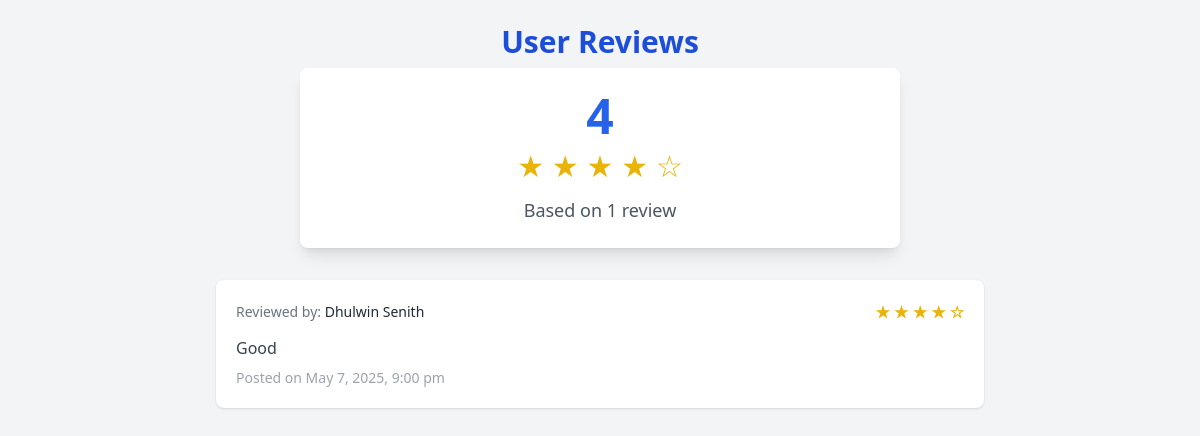
The app's page /user_reviews.php?user_id=3 with its own data.
### tables this page shows
CREATE TABLE `user_ratings` (
  `id` int(11) NOT NULL,
  `rated_user_id` int(11) NOT NULL,
  `rater_user_id` int(11) NOT NULL,
  `request_id` int(11) NOT NULL,
  `rating` tinyint(4) NOT NULL,
  `review` text DEFAULT NULL,
  `created_at` datetime NOT NULL DEFAULT current_timestamp()
);

CREATE TABLE `users` (
  `id` int(11) NOT NULL,
  `first_name` varchar(255) NOT NULL,
  `last_name` varchar(255) NOT NULL,
  `email` varchar(255) NOT NULL,
  `password` varchar(255) NOT NULL,
  `role` enum('user','admin') NOT NULL DEFAULT 'user',
  `profile_pic` varchar(255) DEFAULT 'uploads/prof1.png'
);

### src/user_reviews.php (the view, shortened to what this page needs)
<?php
include 'db.php';
$user_id = isset($_GET['user_id']) ? intval($_GET['user_id']) : 0;
$sql = "SELECT ur.rating, ur.review, ur.created_at,
               rater.first_name AS rater_first_name, rater.last_name AS rater_last_name
        FROM user_ratings ur
        JOIN users rater ON ur.rater_user_id = rater.id
        WHERE ur.rated_user_id = ?
        ORDER BY ur.created_at DESC";
$stmt = $conn->prepare($sql);
$stmt->bind_param("i", $user_id);
$stmt->execute();
$result = $stmt->get_result();
$avg_sql = "SELECT AVG(rating) as avg_rating, COUNT(*) as review_count
            FROM user_ratings
            WHERE rated_user_id = ?";
$avg_stmt = $conn->prepare($avg_sql);
$avg_stmt->bind_param("i", $user_id);
$avg_stmt->execute();
$avg_result = $avg_stmt->get_result()->fetch_assoc();
$average_rating = round($avg_result['avg_rating'] ?? 0, 1);
$review_count = $avg_result['review_count'] ?? 0;
?>
<!DOCTYPE html>
<html lang="en">
<head>
    <script src="https://cdn.tailwindcss.com"></script>
</head>
<body class="bg-gray-100 p-6">
    <div class="max-w-3xl mx-auto">
        <h1 class="text-3xl font-bold mb-2 text-blue-700 text-center">User Reviews</h1>
        <div class="rating-container bg-white p-6 rounded-lg shadow-lg mb-8">
            <div class="flex flex-col items-center justify-center">
                <div class="text-5xl font-bold text-blue-600 mb-2"><?= $average_rating ?></div>
                <div class="text-yellow-500 text-3xl mb-3">
                    <?php
                    $full_stars = floor($average_rating);
                    $has_half_star = ($average_rating - $full_stars) >= 0.5;
                    for ($i = 0; $i < $full_stars; $i++): ?>
                        ★
                    <?php endfor; ?>
                    <?php
                    $empty_stars = 5 - $full_stars - ($has_half_star ? 1 : 0);
                    for ($i = 0; $i < $empty_stars; $i++): ?>
                        ☆
                    <?php endfor; ?>
                </div>
                <div class="text-gray-600 text-lg">
                    Based on <?= $review_count ?> review<?= $review_count != 1 ? 's' : '' ?>
                </div>
            </div>
        </div>
        <?php if ($result && $result->num_rows > 0): ?>
            <?php while($row = $result->fetch_assoc()): ?>
                <div class="bg-white p-5 rounded-lg shadow mb-4">
                    <div class="flex items-center justify-between">
                        <div class="text-sm text-gray-500">
                            Reviewed by:
                            <span class="font-medium text-gray-800"><?= htmlspecialchars($row['rater_first_name'] . ' ' . $row['rater_last_name']) ?></span>
                        </div>
                        <div class="text-yellow-500 font-bold">
                            <?php for ($i = 0; $i < $row['rating']; $i++): ?>
                                ★
                            <?php endfor; ?>
                            <?php for ($i = $row['rating']; $i < 5; $i++): ?>
                                ☆
                            <?php endfor; ?>
                        </div>
                    </div>
                    <p class="mt-3 text-gray-700"><?= nl2br(htmlspecialchars($row['review'])) ?></p>
                    <p class="text-sm text-gray-400 mt-2">Posted on <?= date("F j, Y, g:i a", strtotime($row['created_at'])) ?></p>
                </div>
            <?php endwhile; ?>
        <?php else: ?>
            <div class="bg-yellow-100 text-yellow-700 p-4 rounded">
                No reviews found for this user.
            </div>
        <?php endif; ?>
    </div>
</body>
</html>

### src/user_reviews.php (style rules this page uses)
.rating-container { width: 100%; max-width: 600px; margin-left: auto; margin-right: auto; }

### records on screen
user_ratings: users.first_name+last_name "Dhulwin Senith", rating 4 (drawn), review "Good", created_at "May 7, 2025, 9:00 pm"

### other values on screen
$average_rating "4"
$review_count "1"
